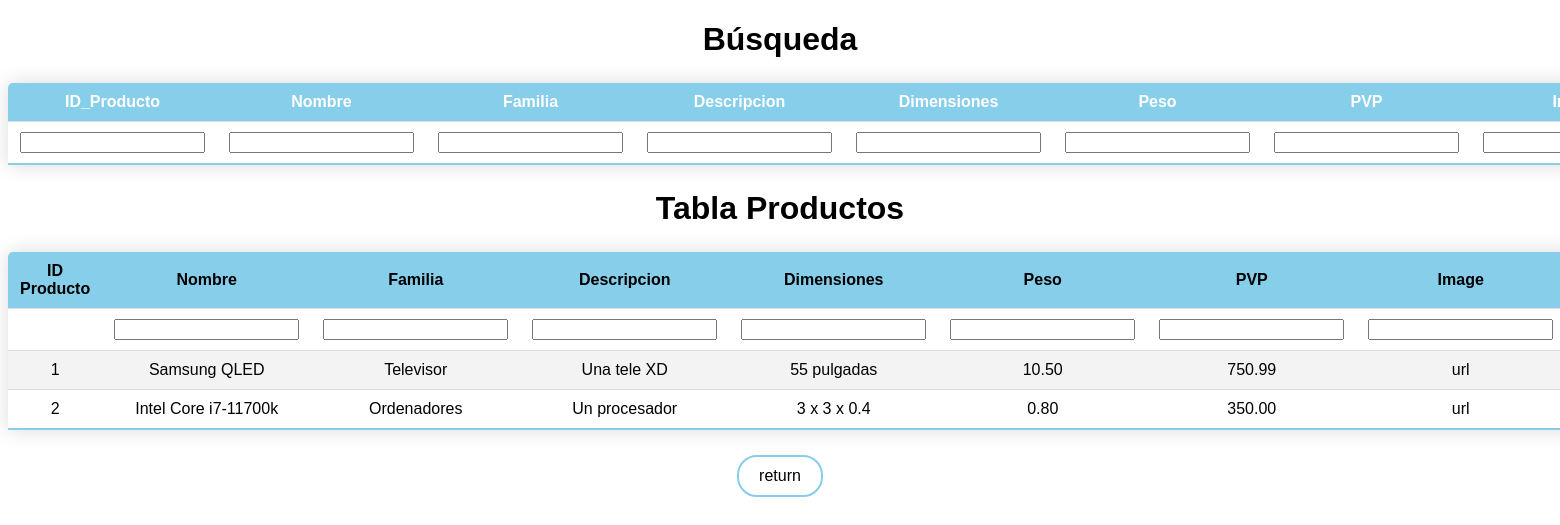
The page /productos.php on the database its author committed.
### tables this page shows
CREATE TABLE IF NOT EXISTS PRODUCTOS (
  ID_Producto INT NOT NULL AUTO_INCREMENT,
  Nombre VARCHAR(45) NOT NULL,
  Familia VARCHAR(45) NOT NULL,
  Descripcion VARCHAR(45) NOT NULL,
  Dimensiones VARCHAR(45) NOT NULL,
  Peso DECIMAL(20,2) NOT NULL,
  PVP DECIMAL(20,2) NOT NULL,
  Image VARCHAR(45) NOT NULL,
  Stock INT NOT NULL,
  Borrado TINYINT NULL,
  PRIMARY KEY (ID_Producto),
  UNIQUE INDEX ID_Producto_UNIQUE (ID_Producto ASC) VISIBLE);

### productos.php (the view, shortened to what this page needs)
<?php
require "bbdd.php";
$columns = array('ID_Producto','Nombre','Familia', 'Descripcion', 'Dimensiones', 'Peso', 'PVP', 'Image', 'Stock');
$column = isset($_GET['column']) && in_array($_GET['column'], $columns) ? $_GET['column'] : $columns[0];
$sort_order = isset($_GET['order']) && strtolower($_GET['order']) == 'desc' ? 'DESC' : 'ASC';
if ($result = mysqli_query($db, "SELECT * FROM PRODUCTOS WHERE Borrado = 0 ORDER BY $column $sort_order")) {
	$up_or_down = str_replace(array('ASC','DESC'), array('up','down'), $sort_order);
	$asc_or_desc = $sort_order == 'ASC' ? 'desc' : 'asc';
	$add_class = ' class="highlight"';
?>
<!DOCTYPE html>
<html>
<head>
</head>
<body>
<table class = "styled-table">
  <h1>Búsqueda</>
  <tr>
    <th>ID_Producto</th>
    <th>Nombre</th>
    <th>Familia</th>
    <th>Descripcion</th>
    <th>Dimensiones</th>
    <th>Peso</th>
    <th>PVP</th>
    <th>Image</th>
    </tr>
    <form action="productos.php?search" method="post">
    <td><input type='text' name='ID_Producto'></td>
    <td><input type='text' name='Nombre'></td>
    <td><input type='text' name='Familia'></td>
    <td><input type='text' name='Descripcion'></td>
    <td><input type='text' name='Dimensiones'></td>
    <td><input type='text' name='Peso'></td>
    <td><input type='text' name='PVP'></td>
    <td><input type='text' name='Image'></td>
    </form>
  </table>
<table class="styled-table search-table">
  <h1>Tabla Productos</h1>
  <tr>
    <th><a class = "table-title" href="productos.php?column=ID&order=<?php echo $asc_or_desc; ?>">ID Producto<i class ="<?php echo $column == 'DNI' ? '-' . $up_or_down : ''; ?>"></i></a></th>
    <th><a class = "table-title" href="productos.php?column=Nombre&order=<?php echo $asc_or_desc; ?>">Nombre<i class ="<?php echo $column == 'Nombre' ? '-' . $up_or_down : ''; ?>"></i></a></th>
    <th><a class = "table-title" href="productos.php?column=Familia&order=<?php echo $asc_or_desc; ?>">Familia<i class ="<?php echo $column == 'Familia' ? '-' . $up_or_down : ''; ?>"></i></a></th>
    <th><a class = "table-title" href="productos.php?column=Descripcion&order=<?php echo $asc_or_desc; ?>">Descripcion<i class ="<?php echo $column == 'Descripcion' ? '-' . $up_or_down : ''; ?>"></i></a></th>
    <th><a class = "table-title" href="productos.php?column=Dimensiones&order=<?php echo $asc_or_desc; ?>">Dimensiones<i class ="<?php echo $column == 'Dimensiones' ? '-' . $up_or_down : ''; ?>"></i></a></th>
    <th><a class = "table-title" href="productos.php?column=Peso&order=<?php echo $asc_or_desc; ?>">Peso<i class ="<?php echo $column == 'Peso' ? '-' . $up_or_down : ''; ?>"></i></a></th>
    <th><a class = "table-title" href="productos.php?column=PVP&order=<?php echo $asc_or_desc; ?>">PVP<i class ="<?php echo $column == 'PVP' ? '-' . $up_or_down : ''; ?>"></i></a></th>
    <th><a class = "table-title" href="productos.php?column=Image&order=<?php echo $asc_or_desc; ?>">Image<i class ="<?php echo $column == 'Image' ? '-' . $up_or_down : ''; ?>"></i></a></th>
  </tr>
<tr>
  <form action="insert.php" method="post">
    <td></td>
    <td><input type='text' name='enterNombre'></td>
    <td><input type='text' name='enterFamilia'></td>
    <td><input type='text' name='enterDescripcion'></td>
    <td><input type='text' name='enterDimensiones'></td>
    <td><input type='text' name='enterPeso'></td>
    <td><input type='text' name='enterPVP'></td>
    <td><input type='text' name='enterImage'></td>
    </form>
  </tr>
  <?php
  while($data = mysqli_fetch_assoc($result))
  {
  ?>
  <tr>
    <td <?php echo $column == 'ID_Producto' ? $add_class : ''; ?>><?php echo $data['ID_Producto'];?></td>
    <td <?php echo $column == 'Nombre' ? $add_class : ''; ?>><?php echo $data['Nombre'];?></td>
    <td <?php echo $column == 'Familia' ? $add_class : ''; ?>><?php echo $data['Familia'];?></td>
    <td <?php echo $column == 'Descripcion' ? $add_class : ''; ?>><?php echo $data['Descripcion'];?></td>
    <td <?php echo $column == 'Dimensiones' ? $add_class : ''; ?>><?php echo $data['Dimensiones'];?></td>
    <td <?php echo $column == 'Peso' ? $add_class : ''; ?>><?php echo $data['Peso'];?></td>
    <td <?php echo $column == 'PVP' ? $add_class : ''; ?>><?php echo $data['PVP'];?></td>
    <td <?php echo $column == 'Image' ? $add_class : ''; ?>><?php echo $data['Image'];?></td>
  </tr>
  <?php
}
?>
</table>
<a class = "return" href="index.php">return</a>
</body>
<?php
}
?>
</html>

### rows shown on the page
productos: ID_Producto "1", Nombre "Samsung QLED", Familia "Televisor", Descripcion "Una tele XD", Dimensiones "55 pulgadas", Peso "10.50", PVP "750.99", Image "url"
productos: ID_Producto "2", Nombre "Intel Core i7-11700k", Familia "Ordenadores", Descripcion "Un procesador", Dimensiones "3 x 3 x 0.4", Peso "0.80", PVP "350.00", Image "url"
